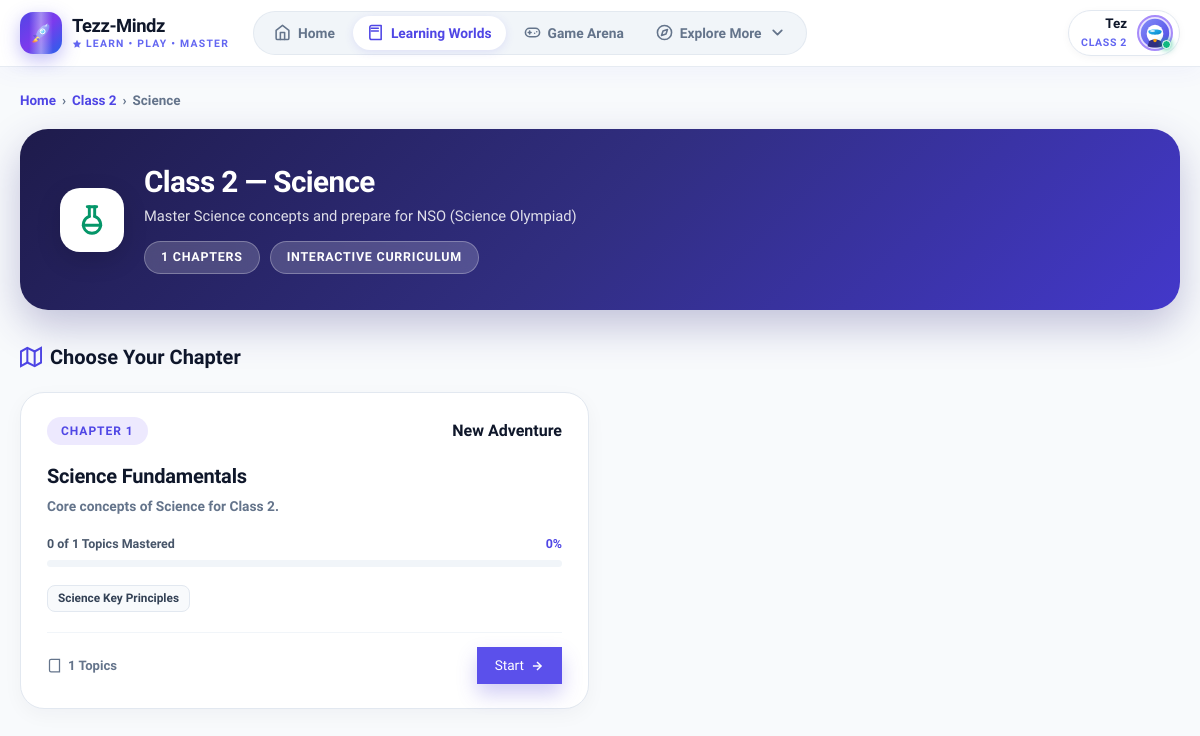
/subject/9/ (signed in), run on an earlier commit of the app's database.
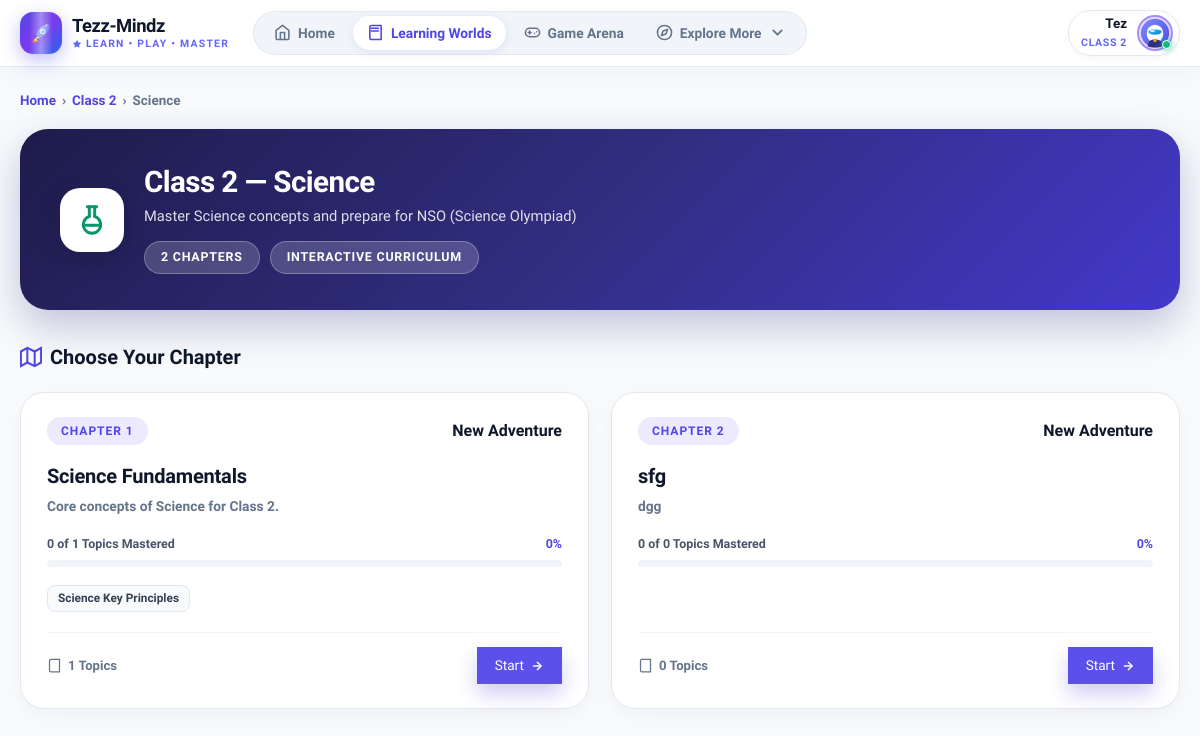
And on a later commit of the database.
### academics/models.py (models this page shows, shortened)
class Chapter(models.Model):
    class_subject = models.ForeignKey(ClassSubject, on_delete=models.CASCADE, related_name="chapters")
    name = models.CharField(max_length=255)
    slug = models.SlugField(blank=True)
    description = models.TextField(blank=True)
    order = models.PositiveIntegerField()
    is_active = models.BooleanField(default=True)
    class Meta:
        ordering = ["order"]
        unique_together = ("class_subject", "order")

class Concept(models.Model):
    DIFFICULTY_CHOICES = [
        ("easy", "Easy"),
        ("medium", "Medium"),
        ("hard", "Hard"),
    ]
    chapter = models.ForeignKey(Chapter, on_delete=models.CASCADE, related_name="concepts")
    name = models.CharField(max_length=255)
    slug = models.SlugField(blank=True)
    description = models.TextField()
    real_world_example = models.TextField(blank=True, null=True)
    difficulty = models.CharField(max_length=20, choices=DIFFICULTY_CHOICES, default="medium")
    estimated_time = models.PositiveIntegerField(default=15, help_text="Estimated time in minutes")
    order = models.PositiveIntegerField()
    is_active = models.BooleanField(default=True)
    class Meta:
        ordering = ["order"]
        unique_together = ("chapter", "order")

### common/views.py (the view)
# urls.py: path("subject/<int:cs_id>/", views.subject_page, name="subject"),
@login_required
def subject_page(request, cs_id):
    profile = _get_profile(request)
    cs = get_object_or_404(
        ClassSubject.objects.select_related("student_class", "subject"),
        id=cs_id
    )
    if cs.student_class_id != profile.student_class_id:
        return redirect("common:learn")
    chapters = (
        Chapter.objects
        .filter(class_subject=cs, is_active=True)
        .prefetch_related("concepts")
        .order_by("order")
    )
    for ch in chapters:
        total = ch.concepts.filter(is_active=True).count()
        done = StudentTopicProgress.objects.filter(
            student=profile, concept__chapter=ch, is_mastered=True
        ).count()
        ch.total_concepts = total
        ch.done_concepts = done
        ch.progress_pct = round((done / total * 100) if total else 0)
    context = get_user_data_context(request)
    context.update({
        "class_subject": cs,
        "chapters": chapters,
        "student_class": cs.student_class,
    })
    return render(request, "subject.html", context)

### common/context_processors.py (called while the page is built)
def user_context(request):
    if request.user.is_authenticated:
        try:
            profile = request.user.profile
        except Exception:
            try:
                profile = StudentProfile.objects.filter(user=request.user).first()
            except Exception:
                profile = None
        return {
            "profile": profile,
            "student_profile": profile,
        }
    return {
        "profile": None,
        "student_profile": None,
    }

### frontend/templates/subject.html (shortened to what the changed rows need)
{% extends "base.html" %}
{% block content %}
<div class="subject-adventure-hero">
  <div class="subject-hero-left">
    <div class="subject-hero-titles">
      <h1>{{ student_class.class_label }} — {{ class_subject.subject.title }}</h1>
      <div class="subject-hero-pills">
        <span class="hero-glass-pill">{{ chapters.count }} Chapters</span>
        <span class="hero-glass-pill">Interactive Curriculum</span>
      </div>
    </div>
  </div>
</div>
<div class="section-title-row" style="margin-bottom:20px;">
  <h2 style="font-size:1.25rem;font-weight:900;color:#0F172A;display:flex;align-items:center;gap:8px;">
    <svg width="22" height="22" viewBox="0 0 24 24" fill="none" stroke="#4F46E5" stroke-width="2.2"><polygon points="1 6 1 22 8 18 16 22 23 18 23 2 16 6 8 2 1 6"></polygon><line x1="8" y1="2" x2="8" y2="18"></line><line x1="16" y1="6" x2="16" y2="22"></line></svg>
    <span>Choose Your Chapter</span>
  </h2>
</div>
<div class="chapters-adventure-grid">
  {% for ch in chapters %}
  <a class="chapter-adventure-card" href="/chapter/{{ ch.id }}/">
    <div>
      <div class="chapter-card-top-header">
        <span class="chapter-badge-tag">Chapter {{ ch.order }}</span>
        {% if ch.progress_pct >= 100 %}
          <span class="badge-pill" style="background:#ECFDF5;color:#047857;font-weight:900;"><i class="bi bi-trophy-fill"></i> Mastered</span>
        {% elif ch.progress_pct > 0 %}
          <span class="badge-pill" style="background:#FEF3C7;color:#D97706;font-weight:900;"><i class="bi bi-play-circle-fill"></i> In Progress</span>
        {% else %}
          <span class="badge-pill purple" style="font-weight:900;">New Adventure</span>
        {% endif %}
      </div>
      <h3 class="chapter-title-heading">{{ ch.name }}</h3>
      <p class="chapter-tagline-text">
        {{ ch.description|default:"Discover exciting principles and Olympiad challenges!" }}
      </p>
      <div class="ch-progress-wrap">
        <div class="ch-progress-meta">
          <span>{{ ch.done_concepts|default:0 }} of {{ ch.total_concepts|default:0 }} Topics Mastered</span>
          <span style="color:#4F46E5;font-weight:900;">{{ ch.progress_pct|default:0 }}%</span>
        </div>
        <div class="ch-bar-container">
        </div>
      </div>
      <div class="ch-topics-preview-row">
        {% for concept in ch.concepts.all|slice:":6" %}
        <span class="ch-topic-pill">
          {{ concept.name }}
        </span>
        {% endfor %}
      </div>
    </div>
    <div class="ch-card-action-footer">
      <span style="font-size:0.82rem;font-weight:800;color:#64748B;display:flex;align-items:center;gap:6px;">
        <svg width="15" height="15" viewBox="0 0 24 24" fill="none" stroke="currentColor" stroke-width="2"><path d="M4 19.5v-15A2.5 2.5 0 0 1 6.5 2H20v20H6.5a2.5 2.5 0 0 1-2.5-2.5Z"></path></svg>
        {{ ch.concepts.count }} Topics
      </span>
      <div class="btn-primary" style="padding:8px 18px;font-size:0.85rem;display:inline-flex;align-items:center;gap:6px;">
        <span>{% if ch.progress_pct > 0 %}Continue{% else %}Start{% endif %}</span>
        <svg width="14" height="14" viewBox="0 0 24 24" fill="none" stroke="currentColor" stroke-width="2.5"><line x1="5" y1="12" x2="19" y2="12"></line><polyline points="12 5 19 12 12 19"></polyline></svg>
      </div>
    </div>
  </a>
  {% empty %}
  <div class="side-card" style="grid-column:1/-1;text-align:center;padding:48px;">
    <p style="color:#64748B;">No chapters configured yet.</p>
  </div>
  {% endfor %}
</div>
{% endblock %}

What changed in the data, as far as the page shows it:
added Chapter: order "2", shows "New Adventure", name "sfg", description "dgg", done_concepts "0", total_concepts "0", progress_pct "0", concepts.count "0", shows "Start"
Also different on the page:
{{ chapters.count }}: "1" → "2"
